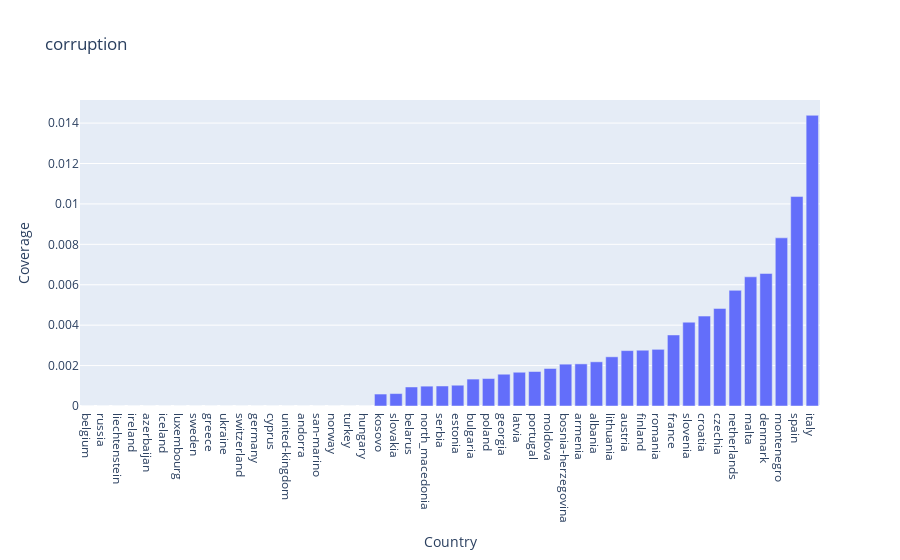

The code cell stored with this chart in its notebook:
### Code cell
# plot single topic
topic = 'corruption'
df_sorted = df.sort_values(by=topic, ascending=True)
fig = go.Figure(data=[go.Bar(x=df_sorted['country'], y=df_sorted[topic])])

# Customize the layout (optional)
fig.update_layout(title=topic, xaxis_title='Country', yaxis_title='Coverage')

# Display the chart
fig.show()

### Figure 1 — Plotly figure (JSON) as saved in the notebook; plotly's stock layout.template omitted (floating-point values rounded to 4 significant figures)
{"data": [{"type": "bar", "x": ["belgium", "russia", "liechtenstein", "ireland", "azerbaijan", "iceland", "luxembourg", "sweden", "greece", "ukraine", "switzerland", "germany", "cyprus", "united-kingdom", "andorra", "san-marino", "norway", "turkey", "hungary", "kosovo", "slovakia", "belarus", "north_macedonia", "serbia", "estonia", "bulgaria", "poland", "georgia", "latvia", "portugal", "moldova", "bosnia-herzegovina", "armenia", "albania", "lithuania", "austria", "finland", "romania", "france", "slovenia", "croatia", "czechia", "netherlands", "malta", "denmark", "montenegro", "spain", "italy"], "y": [0, 0, 0, 0, 0, 0, 0, 0, 0, 0, 0, 0, 0, 0, 0, 0, 0, 0, 0, 0.000592, 0.0006152, 0.0009415, 0.0009824, 0.0009902, 0.001028, 0.001332, 0.001359, 0.001573, 0.001671, 0.001706, 0.001856, 0.002071, 0.002084, 0.002187, 0.002434, 0.002741, 0.00276, 0.002804, 0.003516, 0.004148, 0.004449, 0.004828, 0.005723, 0.006392, 0.006558, 0.008322, 0.01036, 0.01439]}], "layout": {"autosize": true, "title": {"text": "corruption"}, "xaxis": {"autorange": true, "range": [-0.5, 47.5], "title": {"text": "Country"}, "type": "category"}, "yaxis": {"autorange": true, "range": [0, 0.01514], "title": {"text": "Coverage"}, "type": "linear"}}}
